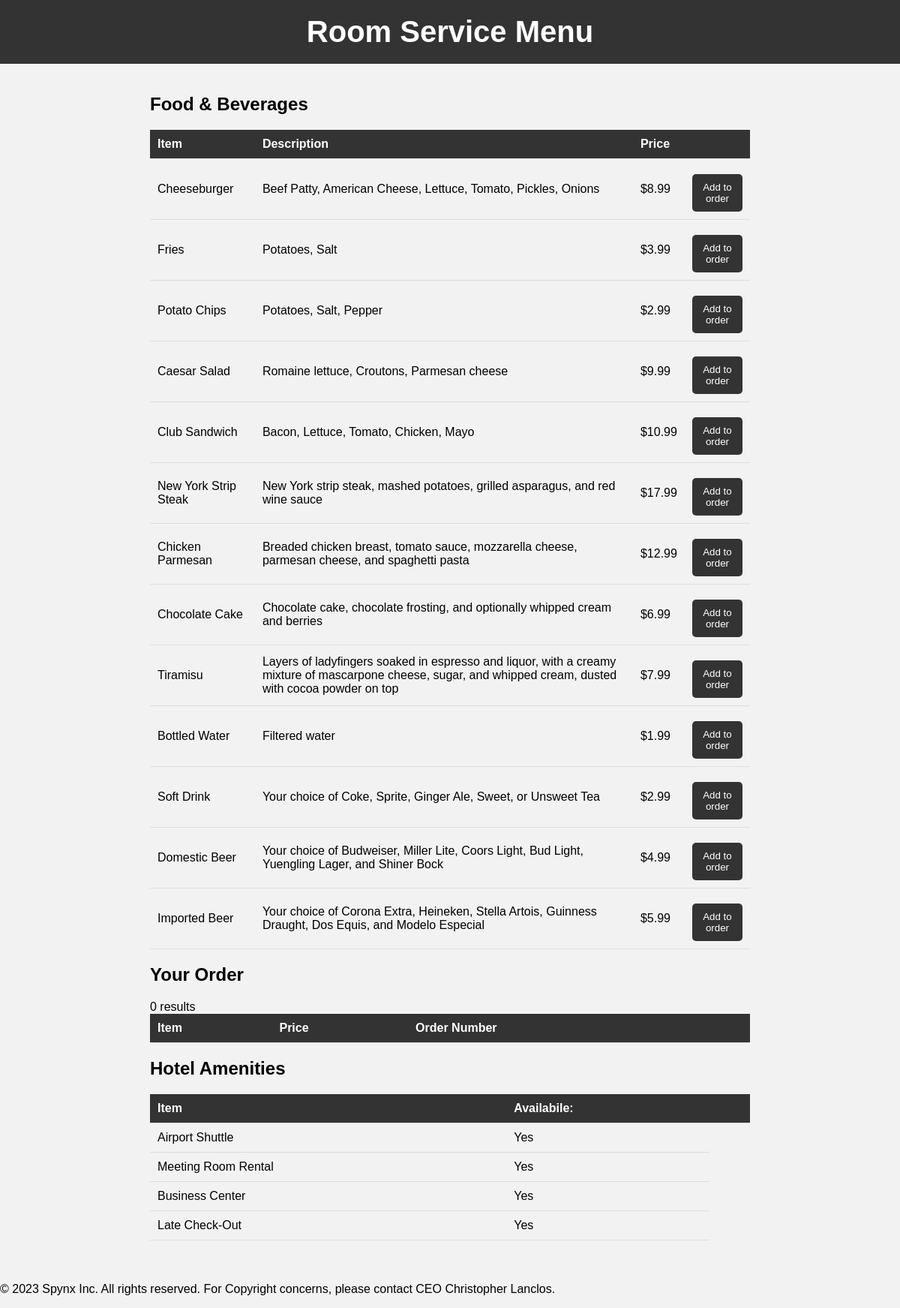
Screenshot of /roomCharges.php with the database file from the repository.
### tables this page shows
CREATE TABLE `food` (
  `LOCATION_NUMBER` int(11) NOT NULL,
  `ITEM_NUMBER` int(11) NOT NULL,
  `COST` double NOT NULL,
  `FOOD_NAME` text NOT NULL,
  `FOOD_INGREDIENTS` mediumtext NOT NULL,
  `FOOD_AVAILABILITY` int(11) NOT NULL,
  `FOOD_NOTES` mediumtext NOT NULL,
  `FOOD_LOCATION_NOTES` mediumtext NOT NULL
);

CREATE TABLE `amenity` (
  `AMENITY_CODE` int(11) NOT NULL,
  `DESCRIPTION` mediumtext NOT NULL,
  `AVAILABILITY` tinyint(1) NOT NULL
);

### roomCharges.php (the view, shortened to what this page needs)
<!DOCTYPE html>
<html>
<head>
	<link rel="stylesheet" href="\roomCharges.css" type="text/css">
</head>
<body>
	<header>
		<h1>Room Service Menu</h1>
	</header>
	<main>
		<h2>Food & Beverages</h2>
		<table>
			<thead>
				<tr>
					<th>Item</th>
					<th>Description</th>
					<th>Price</th>
					<th></th>
				</tr>
			</thead>
			<tbody>
			<?php
				$servername = "localhost";
				$username = "root";
				$password = "";
				$dbname = "hotel";
				$conn = mysqli_connect($servername, $username, $password, $dbname);
				$sql = "SELECT * FROM food";
				$result = mysqli_query($conn, $sql);
				if (mysqli_num_rows($result) > 0) {
				    while($row = mysqli_fetch_assoc($result)) {
				        echo "<tr>";
				        echo "<td>" . $row["FOOD_NAME"] . "</td>";
				        echo "<td>" . $row["FOOD_INGREDIENTS"] . "</td>";
				        echo "<td>$" . $row["COST"] . "</td>";
						echo '<td>
              					<form method="POST">
									<input type="hidden" name="LocationNumber" value="' . $row["LOCATION_NUMBER"] . '">
									<input type="hidden" name="itemNumber" value="' . $row["ITEM_NUMBER"] . '">
              					    <input type="hidden" name="itemName" value="' . $row["FOOD_NAME"] . '">
              					    <button type="submit" name="addToCart">Add to order</button>
              					</form>
          					 </td>';
				        echo "</tr>";
				    }
				} else {
				    echo "0 results";
				}
			?>
			</tbody>
		</table>
		<h2>Your Order</h2>
		<table>
			<thead>
				<tr>
					<th>Item</th>
					<th>Price</th>
					<th>Order Number</th>
					<th></th>
				</tr>
			</thead>
			</table>
		<h2>Hotel Amenities</h2>
		<table>
			<thead>
				<tr>
					<th>Item</th>
					<th>Availabile:</th>
					<th></th>
				</tr>
			</thead>
			<tbody>
			<?php
				$servername = "localhost";
				$username = "root";
				$password = "";
				$dbname = "hotel";
				$conn = mysqli_connect($servername, $username, $password, $dbname);
				$sql = "SELECT * FROM amenity";
				$result = mysqli_query($conn, $sql);
				if (mysqli_num_rows($result) > 0) {
				    while($row = mysqli_fetch_assoc($result)) {
				        echo "<tr>";
				        echo "<td>" . $row["DESCRIPTION"] . "</td>";
						if ($row["AVAILABILITY"] == 1){
							echo "<td>Yes</td>";
						} else {
							echo "<td>No</td>";
						}
				    	echo "</tr>";
				  	}
				} else {
				    echo "0 results";
				}
				?>
			</tbody>
		</table>
	</main>
</body>
<footer>
  <p>&copy; 2023 Spynx Inc. All rights reserved. For Copyright concerns, please contact CEO Christopher Lanclos.</p>
</footer>
</html>

### roomCharges.css (style rules this page uses)
body { font-family: Arial, sans-serif; margin: 0; padding: 0; background-color: #f2f2f2; }
header { background-color: #333; color: white; padding: 20px; text-align: center; }
h1 { margin: 0; font-size: 40px; }
main { max-width: 800px; margin: auto; padding: 20px; }
table { width: 100%; border-collapse: collapse; margin-bottom: 20px; }
th, td { padding: 10px; text-align: left; border-bottom: 1px solid #ddd; }
th { background-color: #333; color: white; }
button { background-color: #333; color: white; padding: 10px; border: none; border-radius: 5px; cursor: pointer; margin-top: 10px; }

### rows the page displays
food: FOOD_NAME "Cheeseburger", FOOD_INGREDIENTS "Beef Patty, American Cheese, Lettuce, Tomato, Pickles, Onions", COST "8.99"
food: FOOD_NAME "Fries", FOOD_INGREDIENTS "Potatoes, Salt", COST "3.99"
food: FOOD_NAME "Potato Chips", FOOD_INGREDIENTS "Potatoes, Salt, Pepper", COST "2.99"
food: FOOD_NAME "Caesar Salad", FOOD_INGREDIENTS "Romaine lettuce, Croutons, Parmesan cheese", COST "9.99"
food: FOOD_NAME "Club Sandwich", FOOD_INGREDIENTS "Bacon, Lettuce, Tomato, Chicken, Mayo", COST "10.99"
food: FOOD_NAME "New York Strip Steak", FOOD_INGREDIENTS "New York strip steak, mashed potatoes, grilled asparagus, and red wine sauce", COST "17.99"
food: FOOD_NAME "Chicken Parmesan", FOOD_INGREDIENTS "Breaded chicken breast, tomato sauce, mozzarella cheese, parmesan cheese, and spaghetti pasta", COST "12.99"
food: FOOD_NAME "Chocolate Cake", FOOD_INGREDIENTS "Chocolate cake, chocolate frosting, and optionally whipped cream and berries", COST "6.99"
food: FOOD_NAME "Tiramisu", FOOD_INGREDIENTS "Layers of ladyfingers soaked in espresso and liquor, with a creamy mixture of mascarpone cheese, sugar, and whipped cream, dusted with cocoa powder on top", COST "7.99"
food: FOOD_NAME "Bottled Water", FOOD_INGREDIENTS "Filtered water", COST "1.99"
food: FOOD_NAME "Soft Drink", FOOD_INGREDIENTS "Your choice of Coke, Sprite, Ginger Ale, Sweet, or Unsweet Tea", COST "2.99"
food: FOOD_NAME "Domestic Beer", FOOD_INGREDIENTS "Your choice of Budweiser, Miller Lite, Coors Light, Bud Light, Yuengling Lager, and Shiner Bock", COST "4.99"
food: FOOD_NAME "Imported Beer", FOOD_INGREDIENTS "Your choice of Corona Extra, Heineken, Stella Artois, Guinness Draught, Dos Equis, and Modelo Especial", COST "5.99"
amenity: DESCRIPTION "Airport Shuttle", AVAILABILITY "Yes"
amenity: DESCRIPTION "Meeting Room Rental", AVAILABILITY "Yes"
amenity: DESCRIPTION "Business Center", AVAILABILITY "Yes"
amenity: DESCRIPTION "Late Check-Out", AVAILABILITY "Yes"
